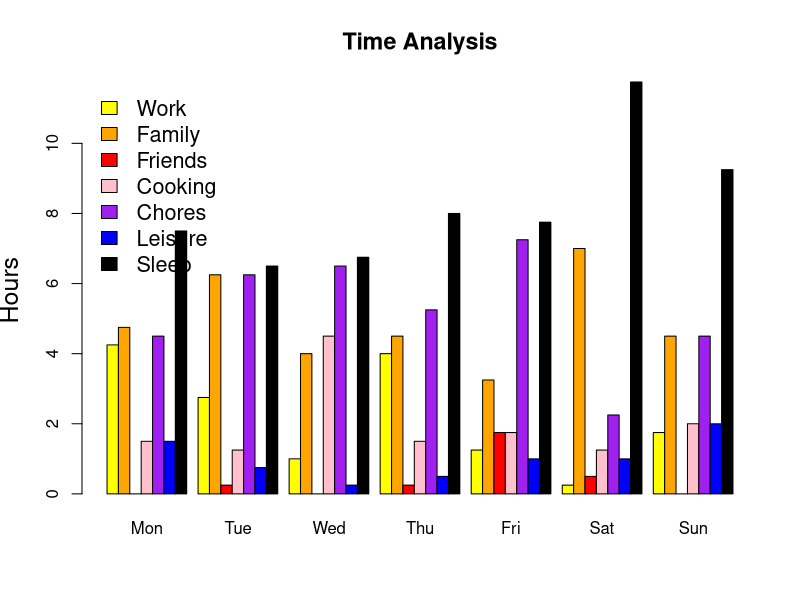

Recreate this plot in R.
#Creating bar chart from timesheet

#Add time sheet values to dataframe
data <- structure(list(M= c(4.25L, 4.75L, 0L, 1.5L, 4.5L, 1.5L, 7.5L), 
                       T = c(2.75L, 6.25L,0.25L, 1.25L, 6.25L, 0.75L, 6.5L), 
                       W = c(1L, 4L, 0L, 4.5L, 6.5L, 0.25L, 6.75L), 
                       Th = c(4L, 4.5L, 0.25L, 1.5L, 5.25L, 0.5L, 8L), 
                       F = c(1.25L, 3.25L, 1.75L, 1.75L, 7.25L, 1L, 7.75L), 
                       S = c(0.25L, 7L, 0.5L, 1.25L, 2.25L, 1L, 11.75L), 
                       Su = c(1.75L, 4.5L, 0L, 2L, 4.5L, 2L, 9.25L)), 
                  .Names = c("Mon", "Tue", "Wed", "Thu", "Fri", "Sat", "Sun"), class = "data.frame", row.names = c(NA, -7L))
attach(data)
#print(data)

#creating side-by-side bar plots using differnt colors
#First, set colors
colours <- c("yellow", "orange", "red", "pink", "purple", "blue", "black")
#plot a bar chart of the seven variables, with adjacent bars, 
#using the as.matrix() command and the argument beside = T.
barplot(as.matrix(data), main="Time Analysis", ylab = "Hours", cex.lab = 1.5, cex.main = 1.4, beside=TRUE, col=colours)


#create a legend at the top-left corner. 
#To create a legend without a frame, include: bty=”n”. 
#The bty argument controls legend borders.
legend("topleft", c("Work","Family","Friends","Cooking","Chores", "Leisure", "Sleep"), cex=1.3, bty="n", fill=colours)

